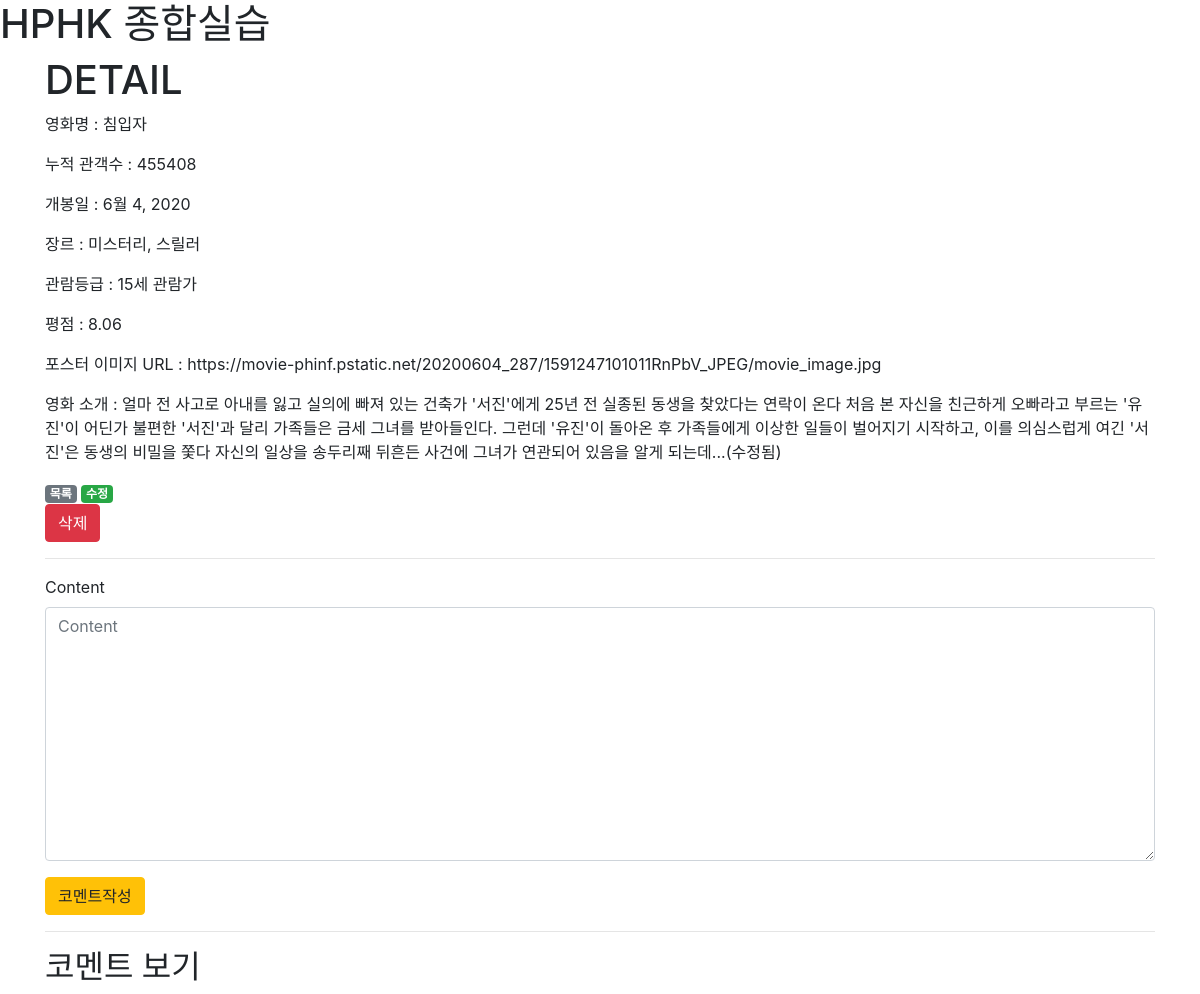
The app's page /movies/6/ with its own data.
### movies/models.py (models this page shows)
class Movie(models.Model):
    title = models.CharField(max_length=1000)
    title_en = models.CharField(max_length=1000)
    audience = models.IntegerField()
    open_date = models.DateField()
    genre = models.CharField(max_length=100)
    watch_grade = models.CharField(max_length=100)
    score = models.FloatField()
    poster_url = models.TextField()
    description = models.TextField()

### movies/views.py (the view)
# urls.py: path('<int:pk>/', views.detail, name='detail'),
def detail(request, pk):
    movie = Movie.objects.get(pk=pk)
    comments = movie.comment_set.all()
    form = CommentForm()
    context = {
        'movie': movie,
        'comments': comments,
        'form': form,
    }
    return render(request, 'movies/detail.html', context)

### movies/forms.py
class CommentForm(forms.ModelForm):
    class Meta:
        model = Comment
        fields = ('content',)

### movies/templates/movies/detail.html (shortened to what this page needs)
{% extends 'base.html' %}
{% load bootstrap4 %}
{% block content %}
<h1>DETAIL</h1>
<p>영화명 : {{ movie.title }}</p>
<p>누적 관객수 : {{ movie.audience }}</p>
<p>개봉일 : {{ movie.open_date }}</p>
<p>장르 : {{ movie.genre }}</p>
<p>관람등급 : {{ movie.watch_grade }}</p>
<p>평점 : {{ movie.score }}</p>
<p>포스터 이미지 URL : {{ movie.poster_url }}</p>
<p>영화 소개 : {{ movie.description }}</p>
<a href="{% url 'movies:index' %}"><span class="badge badge-secondary">목록</span></a>
<a href="{% url 'movies:update' movie.pk %}"><span class="badge badge-success">수정</span></a>
<form action="{% url 'movies:delete' movie.pk %}" method="POST">
    <button class="btn btn-danger">삭제</button>
</form>
<hr>
<form action="{% url 'movies:comment_create' movie.pk %}" method="POST">
    {% bootstrap_form form %}
    <button class='btn btn-warning'>코멘트작성</button>
</form>
<hr>
<h2>코멘트 보기</h2>
{% endblock  %}

### records on screen
Movie: title "침입자", audience "455408", open_date "6월 4, 2020", genre "미스터리, 스릴러", watch_grade "15세 관람가", score "8.06", poster_url "https://movie-phinf.pstatic.net/20200604_287/1591247101011RnPbV_JPEG/movie_image.jpg", description "얼마 전 사고로 아내를 잃고 실의에 빠져 있는 건축가 '서진'에게 25년 전 실종된 동생을 찾았다는 연락이 온다 처음 본 자신을 친근하게 오빠라고 부르는 '유진'이 어딘가 불편한 '서진'과 달리 가족들은 금세 그녀를 받아들인다. 그런데 '유진'이 돌아온 후 가족들에게 이상한 일들이 벌어지기 시작하고, 이를 의심스럽게 여긴 '서진'은 동생의 비밀을 쫓다 자신의 일상을 송두리째 뒤흔든 사건에 그녀가 연관되어 있음을 알게 되는데...(수정됨)"
